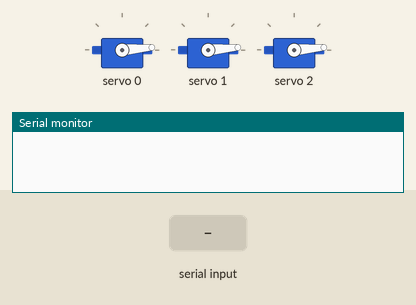
Bench run of a sketch on a simulated Arduino Uno, built with avr-gcc and run on an emulated ATmega328P. Shown: 3 × servo, the last lines printed to the serial monitor. The inputs (shaded band) are chosen by the test bench.

Above: at 3.0 s.
3.1 s: "30,150\n" received over Serial
At 5.8 s:
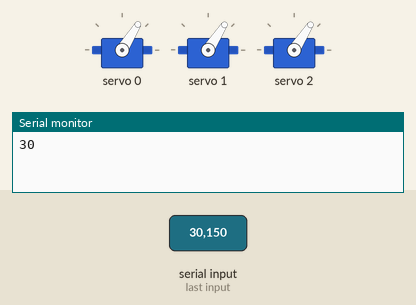
6.1 s: "200\n" received over Serial
At 8.9 s:
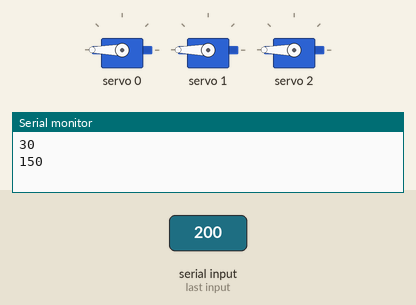
9.1 s: "90,45\n" received over Serial
At 11.9 s:
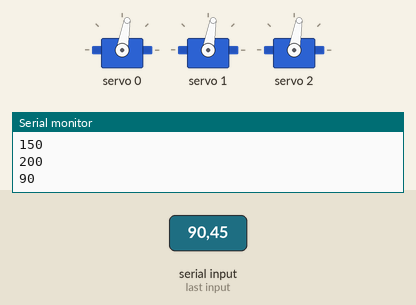
12.1 s: "30,150\n" received over Serial
15.1 s: "90\n" received over Serial
Timing chart, 0 to 18.6 s (numbered marks = the images above; inputs shaded):
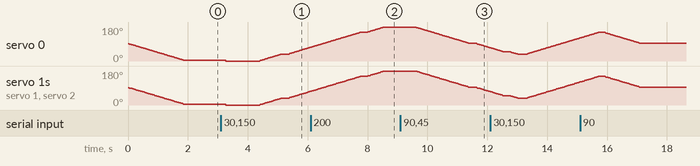

The sketch:

testyServaRamie.ino
```cpp
#include <Wire.h>
#include <Adafruit_PWMServoDriver.h>

Adafruit_PWMServoDriver pwm = Adafruit_PWMServoDriver();

#define SERVOMIN  150 // This is the 'minimum' pulse length count (out of 4096)
#define SERVOMAX  600 // This is the 'maximum' pulse length count (out of 4096)
#define USMIN  600 // This is the rounded 'minimum' microsecond length based on the minimum pulse of 150
#define USMAX  2400 // This is the rounded 'maximum' microsecond length based on the maximum pulse of 600
#define SERVO_FREQ 50 // Analog servos run at ~50 Hz updates

#define SERVO_0 0
#define SERVO_1 1
#define SERVO_2 2

#define HOME_ANG 0

uint8_t rev_vel = 1; //the lower the faster servo turns
uint8_t angle = 0;
uint16_t prev_angle = 0;
uint8_t servo_num = 0;
uint16_t microsec;

void setup() {
  Serial.begin(9600);
  pwm.begin();
  pwm.setOscillatorFrequency(27000000);
  pwm.setPWMFreq(SERVO_FREQ);  // Analog servos run at ~50 Hz updates
  home();
  delay(10);
}

void move_servo(uint8_t servo_number, uint8_t angle){

  if(angle != 0){
    microsec = map(angle, 0, 180, USMIN, USMAX);
    if(microsec > prev_angle){
      for( int counter = prev_angle*rev_vel; counter <= microsec*rev_vel; counter++){
        pwm.writeMicroseconds(servo_number, counter/rev_vel);
        pwm.writeMicroseconds(servo_number+1, counter/rev_vel);
        pwm.writeMicroseconds(servo_number+2, counter/rev_vel);
        //delay(5);
      }
    }
    if(microsec < prev_angle){
      for( int counter = prev_angle*rev_vel; counter >= microsec*rev_vel;counter--){
        pwm.writeMicroseconds(servo_number, counter/rev_vel);
        pwm.writeMicroseconds(servo_number+1, counter/rev_vel);
        pwm.writeMicroseconds(servo_number+2, counter/rev_vel);
        //delay(5);
      }
    }
    prev_angle = microsec;
    Serial.println(angle);
    //Serial.println(microsec);
  }
}

void home(){
  pwm.writeMicroseconds(servo_num, (USMIN+USMAX)/2);
  for(int counter = rev_vel*(USMIN+USMAX)/2; counter >= USMIN*rev_vel; counter--){
    pwm.writeMicroseconds(servo_num, counter/rev_vel);
    pwm.writeMicroseconds(servo_num+1, counter/rev_vel);
    pwm.writeMicroseconds(servo_num+2, counter/rev_vel);
  }
}

void loop() {

  if(Serial.available() > 0){
    angle = Serial.parseInt();
    //move_servo(SERVO_0, angle);
    move_servo(SERVO_0, angle);
  }
  delay(200);
}
```

Measured:
- after the input at 9.1 s, servo 0–2: moves from 180° to 70° over 2.5 s, starting after 0.50 s
